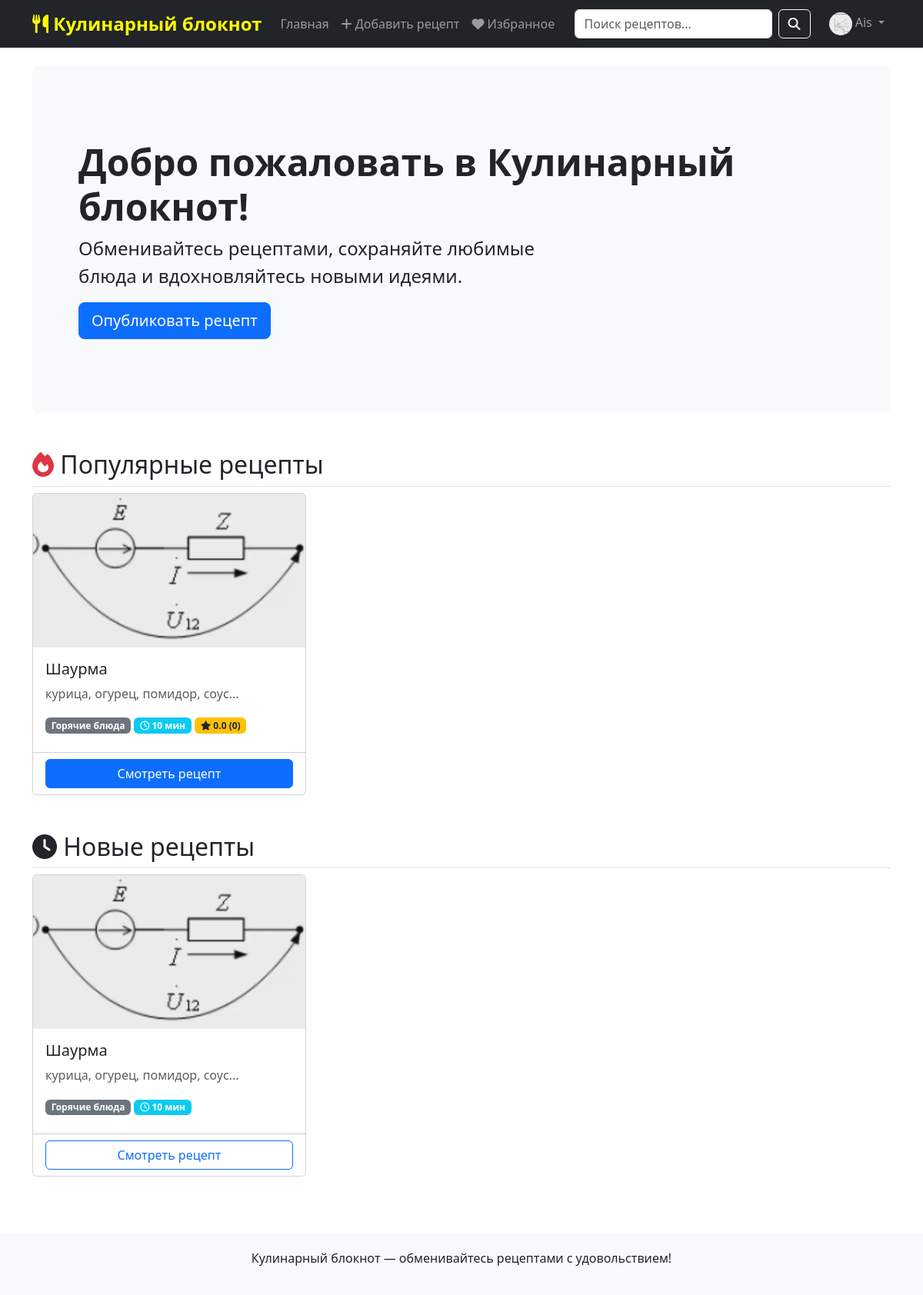
The app's page / (signed in) with its own data.
### models.py (models this page shows)
class User(UserMixin, db.Model):
    __tablename__ = 'user'
    id = db.Column(db.Integer, primary_key=True)
    username = db.Column(db.String(80), unique=True, nullable=False, index=True)
    email = db.Column(db.String(120), unique=True, nullable=False, index=True)
    password_hash = db.Column(db.String(255), nullable=False)
    role = db.Column(db.String(20), default='user')
    avatar = db.Column(db.String(200), default='uploads/avatars/default.png')
    created_at = db.Column(db.DateTime, default=datetime.utcnow)
    recipes = db.relationship('Recipe', backref='author', lazy=True, cascade='all, delete-orphan')
    comments = db.relationship('Comment', backref='author', lazy=True, cascade='all, delete-orphan')
    favorites = db.relationship('Favorite', backref='user', lazy=True, cascade='all, delete-orphan')
    def is_admin(self):
        return self.role == 'admin'

class Recipe(db.Model):
    __tablename__ = 'recipe'
    id = db.Column(db.Integer, primary_key=True)
    title = db.Column(db.String(200), nullable=False, index=True)
    description = db.Column(db.Text, nullable=False)
    ingredients = db.Column(db.Text, nullable=False)
    steps = db.Column(db.Text, nullable=False)
    cooking_time = db.Column(db.Integer, nullable=False)
    difficulty = db.Column(db.String(20), nullable=False)
    image = db.Column(db.String(200), default='uploads/recipes/placeholder.png')
    user_id = db.Column(db.Integer, db.ForeignKey('user.id'), nullable=False)
    category_id = db.Column(db.Integer, db.ForeignKey('category.id'), nullable=False)
    created_at = db.Column(db.DateTime, default=datetime.utcnow)
    views_count = db.Column(db.Integer, default=0)
    comments = db.relationship('Comment', backref='recipe', lazy=True, cascade='all, delete-orphan')
    favorited_by = db.relationship('Favorite', backref='recipe', lazy=True, cascade='all, delete-orphan')
    def get_rating_avg(self):
        ratings = [c.rating for c in self.comments if c.rating]
        if not ratings:
            return 0
        return sum(ratings) / len(ratings)
    def get_rating_count(self):
        return len([c for c in self.comments if c.rating])

class Category(db.Model):
    __tablename__ = 'category'
    id = db.Column(db.Integer, primary_key=True)
    name = db.Column(db.String(50), unique=True, nullable=False)
    slug = db.Column(db.String(50), unique=True, nullable=False, index=True)
    recipes = db.relationship('Recipe', backref='category', lazy=True)

### routes/main.py (the view)
@main_bp.route('/')
def index():
    latest_recipes = Recipe.query.order_by(Recipe.created_at.desc()).limit(6).all()
    popular_recipes = db.session.query(Recipe).join(Favorite, Favorite.recipe_id == Recipe.id)\
        .group_by(Recipe.id).order_by(db.func.count(Favorite.recipe_id).desc()).limit(6).all()
    if len(popular_recipes) < 6:
        remaining = 6 - len(popular_recipes)
        existing_ids = [r.id for r in popular_recipes]
        additional = Recipe.query.filter(~Recipe.id.in_(existing_ids)).order_by(Recipe.views_count.desc()).limit(
            remaining).all()
        popular_recipes.extend(additional)
    return render_template('index.html', latest_recipes=latest_recipes, popular_recipes=popular_recipes)

### app.py (called while the page is built)
@login_manager.user_loader
def load_user(user_id):
    return User.query.get(int(user_id))

### templates/index.html (shortened to what this page needs)
{% extends "base.html" %}
{% block content %}
<div class="row">
    <div class="col-12">
        <div class="p-5 mb-4 bg-light rounded-3">
            <div class="container-fluid py-5">
                <h1 class="display-5 fw-bold">Добро пожаловать в Кулинарный блокнот!</h1>
                <p class="col-md-8 fs-4">Обменивайтесь рецептами, сохраняйте любимые блюда и вдохновляйтесь новыми идеями.</p>
                {% if not current_user.is_authenticated %}
                <a href="{{ url_for('auth.register') }}" class="btn btn-primary btn-lg">Присоединиться</a>
                {% else %}
                <a href="{{ url_for('recipes.new') }}" class="btn btn-primary btn-lg">Опубликовать рецепт</a>
                {% endif %}
            </div>
        </div>
    </div>
</div>
{% if popular_recipes %}
<div class="row mt-4">
    <div class="col-12">
        <h2 class="border-bottom pb-2">
            <i class="fas fa-fire text-danger"></i> Популярные рецепты
        </h2>
    </div>
    {% for recipe in popular_recipes %}
    <div class="col-md-4 col-lg-4 mb-4">
        <div class="card recipe-card h-100">
            <img src="{{ url_for('static', filename=recipe.image) }}" class="card-img-top recipe-image" alt="{{ recipe.title }}" onerror="this.src='{{ url_for('static', filename='uploads/recipes/placeholder.png') }}'">
            <div class="card-body">
                <h5 class="card-title">{{ recipe.title }}</h5>
                <p class="card-text text-muted">{{ recipe.description[:100] }}...</p>
                <div class="mb-2">
                    <span class="badge bg-secondary">{{ recipe.category.name }}</span>
                    <span class="badge bg-info"><i class="far fa-clock"></i> {{ recipe.cooking_time }} мин</span>
                    <span class="badge bg-warning text-dark">
                        <i class="fas fa-star"></i> {{ "%.1f"|format(recipe.get_rating_avg()) }} ({{ recipe.get_rating_count() }})
                    </span>
                </div>
            </div>
            <div class="card-footer bg-white">
                <a href="{{ url_for('recipes.detail', recipe_id=recipe.id) }}" class="btn btn-primary w-100">Смотреть рецепт</a>
            </div>
        </div>
    </div>
    {% endfor %}
</div>
{% endif %}
{% if latest_recipes %}
<div class="row mt-4">
    <div class="col-12">
        <h2 class="border-bottom pb-2">
            <i class="fas fa-clock"></i> Новые рецепты
        </h2>
    </div>
    {% for recipe in latest_recipes %}
    <div class="col-md-4 col-lg-4 mb-4">
        <div class="card recipe-card h-100">
            <img src="{{ url_for('static', filename=recipe.image) }}" class="card-img-top recipe-image" alt="{{ recipe.title }}" onerror="this.src='{{ url_for('static', filename='uploads/recipes/placeholder.png') }}'">
            <div class="card-body">
                <h5 class="card-title">{{ recipe.title }}</h5>
                <p class="card-text text-muted">{{ recipe.description[:100] }}...</p>
                <div class="mb-2">
                    <span class="badge bg-secondary">{{ recipe.category.name }}</span>
                    <span class="badge bg-info"><i class="far fa-clock"></i> {{ recipe.cooking_time }} мин</span>
                </div>
            </div>
            <div class="card-footer bg-white">
                <a href="{{ url_for('recipes.detail', recipe_id=recipe.id) }}" class="btn btn-outline-primary w-100">Смотреть рецепт</a>
            </div>
        </div>
    </div>
    {% endfor %}
</div>
{% endif %}
{% endblock %}

### templates/base.html (shortened to what this page needs)
<!DOCTYPE html>
<html lang="ru">
<head>
    <link href="https://cdn.jsdelivr.net/npm/bootstrap@5.3.0/dist/css/bootstrap.min.css" rel="stylesheet">
    <link rel="stylesheet" href="https://cdnjs.cloudflare.com/ajax/libs/font-awesome/6.4.0/css/all.min.css">
</head>
<body>
    <nav class="navbar navbar-expand-lg navbar-dark bg-dark">
        <div class="container">
            <a class="navbar-brand" href="{{ url_for('main.index') }}">
                <i class="fas fa-utensils"></i> Кулинарный блокнот
            </a>
            <div class="collapse navbar-collapse" id="navbarNav">
                <ul class="navbar-nav me-auto">
                    <li class="nav-item">
                        <a class="nav-link" href="{{ url_for('main.index') }}">Главная</a>
                    </li>
                    {% if current_user.is_authenticated %}
                    <li class="nav-item">
                        <a class="nav-link" href="{{ url_for('recipes.new') }}">
                            <i class="fas fa-plus"></i> Добавить рецепт
                        </a>
                    </li>
                    <li class="nav-item">
                        <a class="nav-link" href="{{ url_for('recipes.favorites') }}">
                            <i class="fas fa-heart"></i> Избранное
                        </a>
                    </li>
                    {% endif %}
                </ul>
                <form class="d-flex me-3" action="{{ url_for('main.search') }}" method="get">
                    <input class="form-control me-2" type="search" name="q" placeholder="Поиск рецептов..." aria-label="Search">
                    <button class="btn btn-outline-light" type="submit"><i class="fas fa-search"></i></button>
                </form>
                <ul class="navbar-nav">
                    {% if current_user.is_authenticated %}
                    <li class="nav-item dropdown">
                        <a class="nav-link dropdown-toggle" href="#" role="button" data-bs-toggle="dropdown">
                            {% if current_user.avatar and current_user.avatar != 'uploads/avatars/default.png' %}
                                <img src="{{ url_for('static', filename=current_user.avatar) }}" style="width: 30px; height: 30px; border-radius: 50%; object-fit: cover;">
                            {% else %}
                                <i class="fas fa-user-circle"></i>
                            {% endif %}
                            {{ current_user.username }}
                        </a>
                    </li>
                    {% endif %}
                </ul>
            </div>
        </div>
    </nav>
    <main class="container my-4">
        {% block content %}{% endblock %}
    </main>
    <footer>
        <div class="container text-center">
            <p>Кулинарный блокнот — обменивайтесь рецептами с удовольствием!</p>
        </div>
    </footer>
</body>
</html>

### templates/base.html (style rules this page uses)
.recipe-card { transition: transform 0.2s; height: 100%; }
.recipe-image { height: 200px; object-fit: cover; }
.navbar-brand { color: #fffb00; font-weight: bold; font-size: 1.5rem; }
footer { margin-top: 50px; padding: 20px 0; background-color: #f8f9fa; }

### records on screen
User: avatar (picture), username "Ais"
Recipe: image (picture), title "Шаурма", description "курица, огурец, помидор, соус", category.name "Горячие блюда", cooking_time "10", get_rating_avg "0.0", get_rating_count "0"
